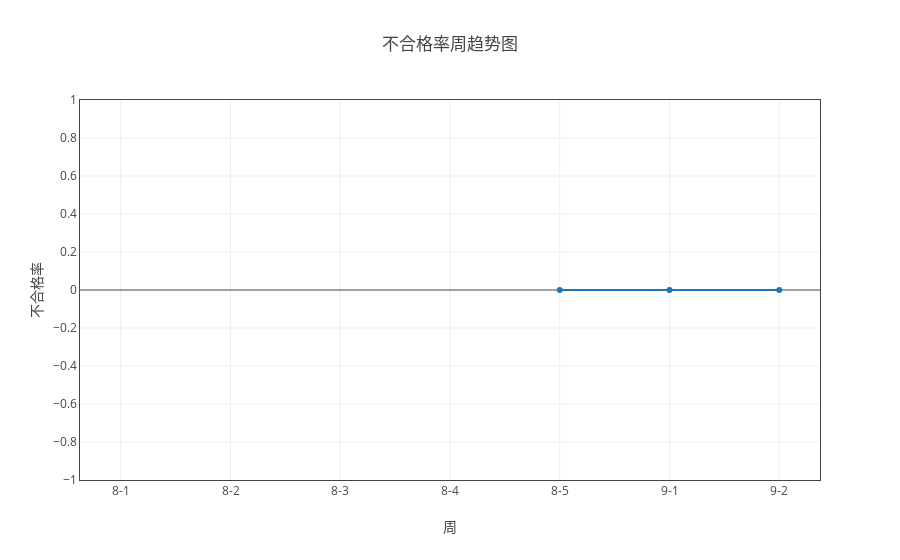
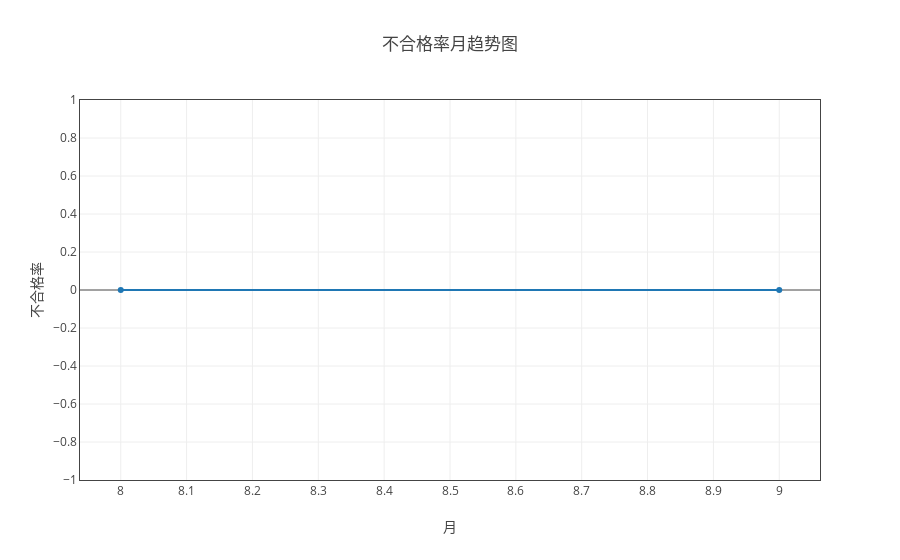

Notebook code cell kept with these figures, in order:
### Markdown cell above
### 不合格率

### Code cell
data_dict = {'不合格率':['不通过芯片数', '芯片总数']}
myModule.plot( all_dict, data_dict, '人员' ,  'line' , all='all')

### Figure 1 — Plotly figure (JSON) as saved in the notebook; plotly's stock layout.template omitted (floating-point values rounded to 4 significant figures)
{"data": [{"name": "不合格率", "type": "scatter", "uid": "7a2f1570-c147-11e8-ac17-d89ef3991fb3", "x": ["8-1", "8-2", "8-3", "8-4", "8-5", "9-1", "9-2"], "y": [null, null, null, null, 0, 0, 0]}], "layout": {"title": "不合格率周趋势图", "xaxis": {"mirror": "all", "nticks": 20, "showgrid": true, "showline": true, "title": "周", "zeroline": true}, "yaxis": {"mirror": "all", "nticks": 20, "showgrid": true, "showline": true, "title": "不合格率", "zeroline": true}}}

### Figure 2 — Plotly figure (JSON) as saved in the notebook; plotly's stock layout.template omitted (floating-point values rounded to 4 significant figures)
{"data": [{"name": "不合格率", "type": "scatter", "uid": "7a432bf4-c147-11e8-ba86-d89ef3991fb3", "x": ["8", "9"], "y": [0, 0]}], "layout": {"title": "不合格率月趋势图", "xaxis": {"mirror": "all", "nticks": 20, "showgrid": true, "showline": true, "title": "月", "zeroline": true}, "yaxis": {"mirror": "all", "nticks": 20, "showgrid": true, "showline": true, "title": "不合格率", "zeroline": true}}}
